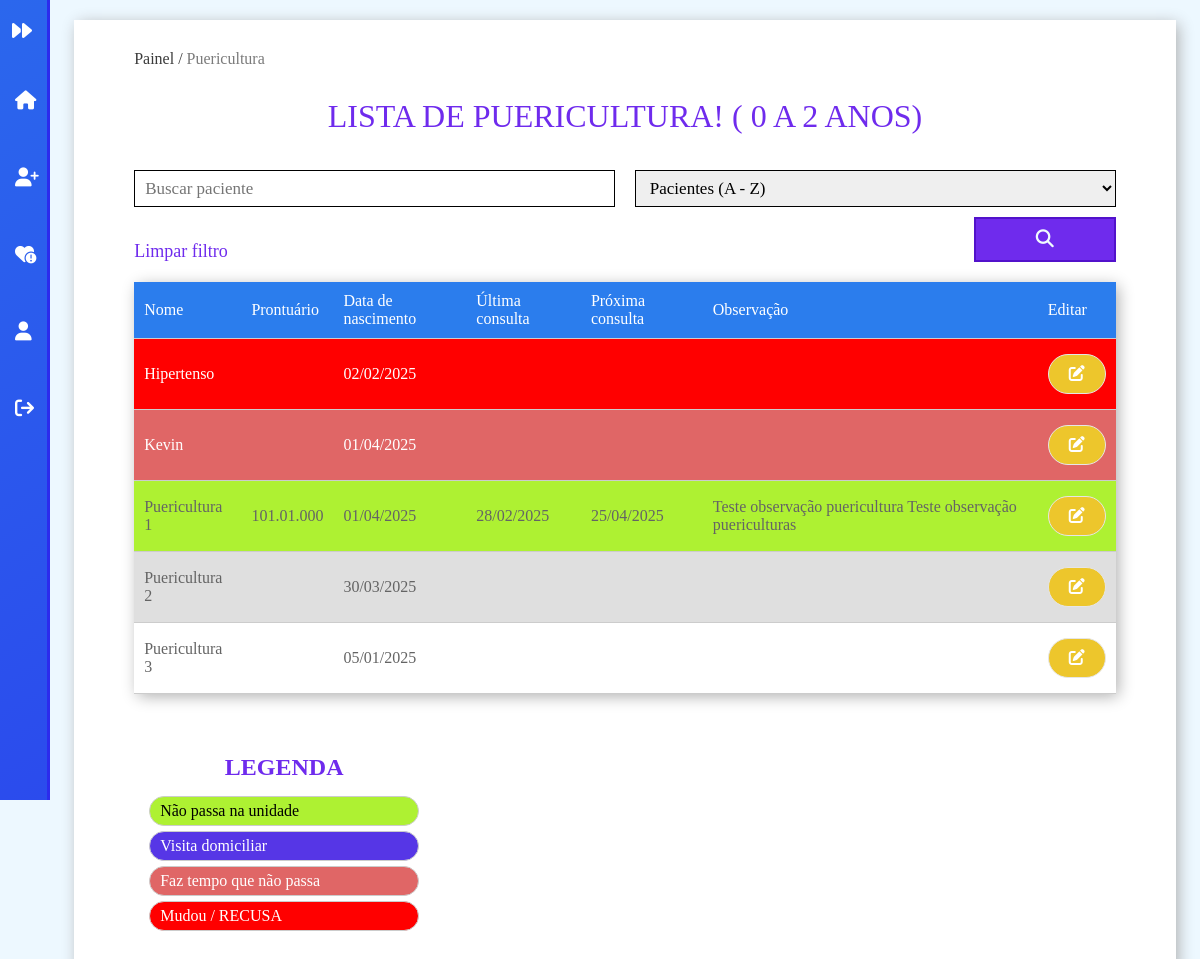
/puericultura (signed in), run on an earlier commit of the app's database.
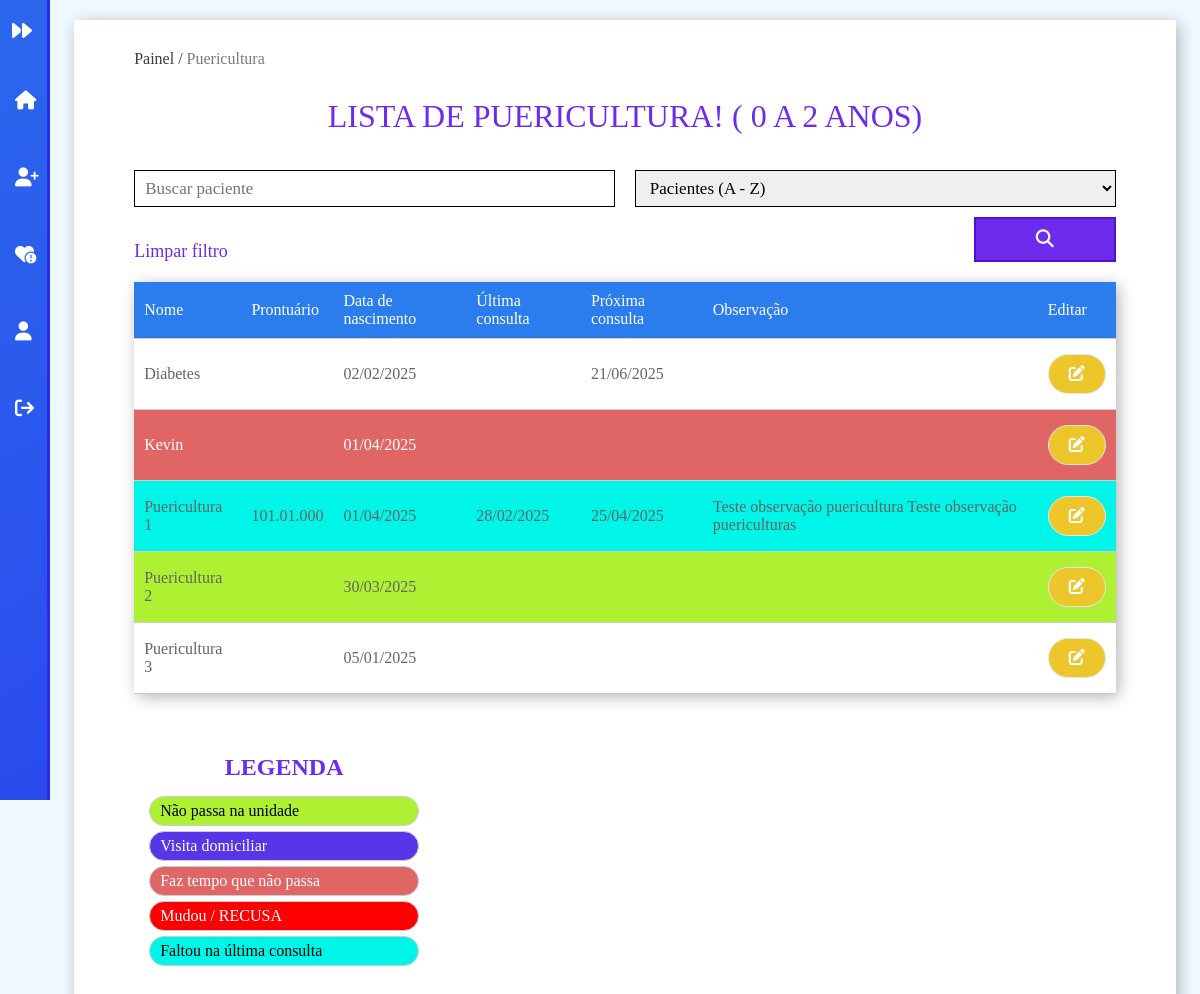
And on a later commit of the database.
### tables this page shows
CREATE TABLE `paciente` (
  `id` int(11) NOT NULL,
  `agente_id` int(11) DEFAULT NULL,
  `nome` varchar(255) NOT NULL,
  `prontuario` varchar(10) NOT NULL,
  `cpf` varchar(14) NOT NULL,
  `nascimento` date NOT NULL,
  `telefone` varchar(20) DEFAULT NULL,
  `sexo` varchar(9) NOT NULL,
  `comorbidade` text DEFAULT NULL,
  `legenda_id` int(11) DEFAULT NULL,
  `vacina_dengue` tinyint(1) DEFAULT 0,
  `vacina_febre_amarela` tinyint(1) DEFAULT 0,
  `insulina` tinyint(1) DEFAULT 0,
  `gestante` tinyint(1) DEFAULT 0,
  `conduta` varchar(255) DEFAULT NULL,
  `ppn` date DEFAULT NULL,
  `observacao` text DEFAULT NULL,
  `ativo` tinyint(1) DEFAULT 1
);

CREATE TABLE `consulta` (
  `id` int(11) NOT NULL,
  `paciente_id` int(11) DEFAULT NULL,
  `ult_consulta` date NOT NULL,
  `prox_consulta` date NOT NULL,
  `ativo` tinyint(1) DEFAULT 1
);

CREATE TABLE `legenda` (
  `id` int(11) NOT NULL,
  `descricao` varchar(255) NOT NULL,
  `ativo` tinyint(1) NOT NULL
);

### Classes/Views/MainView.php (called while the page is built, shortened)
<?php
	class MainView{
		public static function render($filename){
			include('pages/'.$filename.'.php');
		}
	}
?>

### Classes/Controllers/PuericulturaController.php (called while the page is built, shortened)
<?php
	class PuericulturaController{
		function index(){
			\Classes\Models\PainelModel::checkLogin('puericultura');
		}
	}
?>

### Classes/Application.php (called while the page is built, shortened)
<?php
	class Application{
		private $controller;
		private function setApp(){
			$url = explode('/',@$_GET['url']);
			if($url[0] == '')
				$carregarNome= 'Painel';
			else
				$carregarNome= ucfirst(strtolower($url[0]));
			$carregarNome.='Controller';
			if (file_exists('Classes/Controllers/'.$carregarNome.'.php')) {
				$this->controller = new $carregarClasse();
			}else{
				include('Views/pages/404.php');
				die();
			}
		}
		public function run(){
	        $this->controller->index();
	    }
	}
?>

### index.php (called while the page is built, shortened)
<?php
	$app = new \Classes\Application();
	$app->run();
?>

### Classes/MySql.php (called while the page is built, shortened)
<?php
	class MySql{
		private static $pdo;
		public static function conectar(){
			if(self::$pdo == null){
				try{
					self::$pdo = new \PDO('mysql:host='.HOST.';dbname='.DATABASE,USUARIO,SENHA,array(\PDO::MYSQL_ATTR_INIT_COMMAND => "SET NAMES utf8"));
					self::$pdo->setAttribute(\PDO::ATTR_ERRMODE,\PDO::ERRMODE_EXCEPTION);
				}catch(\PDOException $e){
					die('<h2>Erro ao conectar</h2><p>Tente novamente mais tarde.</p>');
				}
			}
			return self::$pdo;
		}
	}
?>

### Classes/Models/UtilsModel.php (called while the page is built, shortened)
<?php
    class UtilsModel{
		public static function selecionar($tabela,$campo = '1',$valor = '1'){
			$sql = \Classes\MySql::conectar()->prepare("SELECT * FROM `$tabela` WHERE `ativo`= '1' AND $campo = ?");
			$sql->execute(array($valor));
			return $sql->fetch();
		}
		public static function selecionarTudo($tabela,$campo = '1',$valor = '1',$coluna = 'id',$ordem = 'ASC'){
			$sql = \Classes\MySql::conectar()->prepare("SELECT * FROM `$tabela` WHERE `ativo` = '1' AND $campo = ? ORDER BY $coluna $ordem");
			$sql->execute(array($valor));
			return $sql->fetchAll();
		}
    }
?>

### Classes/Views/pages/puericultura.php (the view, shortened to what the changed rows need)
<?php
  include("header.php");
?>
<div id="painel">
  <main id="painel-content">
    <div class="container">
      <div class="content">
      <h1>Lista de puericultura! ( 0 a 2 anos)</h1>
          <?php
            $tabela = 'paciente';
            $ordem = 'nome';
            if (isset($_POST['acao'])) {
                $ordem = $_POST['ordem'];
                $busca = $_POST['busca'];
                $paciente = Classes\Models\UtilsModel::busca($tabela, 'nome', $busca, $ordem);
            } else {
                $paciente = Classes\Models\UtilsModel::selecionarTudo($tabela, '1', '1', $ordem);
            }
            $puericultura = array_filter($paciente, function($paciente) {
                $dataNascimento = new DateTime($paciente['nascimento']);
                $hoje = new DateTime();
                $idade = $hoje->diff($dataNascimento)->y;
                return $idade < 2;
            });
          ?>
      <?php
        if (empty($puericultura)) {
            echo '<h3>Nenhum paciente puericultura cadastrado</h3>';
        }else{
      ?>
      <div class="overflow">
          <table>
              <tr>
                  <th>Nome</th>
                  <th>Prontuário</th>
                  <th>Data de nascimento</th>
                  <th>Última consulta</th>
                  <th>Próxima consulta</th>
                  <th>Observação</th>
                  <th>Editar</th>
              </tr>
          <?php
              foreach ($puericultura as $key => $value) {
                  $consultas = \Classes\Models\UtilsModel::selecionar('consulta', 'paciente_id', $value['id']);
                  if(!empty($consultas)){
                      $ult_consulta = ($consultas['ult_consulta'] != '0000-00-00') ? date('d/m/Y', strtotime($consultas['ult_consulta'])) : '';
                      $prox_consulta = ($consultas['prox_consulta'] != '0000-00-00') ? date('d/m/Y', strtotime($consultas['prox_consulta'])) : '';
                  }else{
                      $ult_consulta = '';
                      $prox_consulta = '';
                  }
                  $legenda = \Classes\Models\UtilsModel::selecionar('paciente', 'id', $value['id'])['legenda_id'];
                  $obs = explode('||', $value['observacao'])[0];
          ?>
                <tr class="linha-<?php echo $legenda?>">
                  <td><?php echo ucfirst($value['nome']);?></td>
                  <td><?php echo $value['prontuario'];?></td>
                  <td><?php echo date('d/m/Y', strtotime($value['nascimento']));?></td>
                  <td><?php echo $ult_consulta;?></td>
                  <td><?php echo $prox_consulta;?></td>
                  <td><?php echo $obs;?></td>
                <td><a class="btn editar" href="<?php echo INCLUDE_PATH;?>editar_puericultura?id=<?php echo $value['id'];?>"><i class="fa-solid fa-pen-to-square"></i></a></td>
                </tr>
              <?php }?>
          </table>
        </div>
      <?php }?>
        <div class="legenda">
          <h2>Legenda</h2>
          <?php
            $legenda = \Classes\Models\UtilsModel::selecionarTudo('legenda');
            foreach ($legenda as $key => $value) {
          ?>
            <div class="legenda-item linha-<?php echo $value['id']?>">
              <span class="descricao"><?php echo $value['descricao'];?></span>
            </div>
          <?php }?>
        </div>
      </div>
    </div>
  </main>
</div>
<?php
    include("footer.php");
?>

What changed in the data, as far as the page shows it:
changed paciente: legenda_id 4 → 0 (drawn); nome "Hipertenso" → "Diabetes"; consulta.prox_consulta (not shown) → "21/06/2025"
changed paciente "Puericultura 1": legenda_id 1 → 5 (drawn)
changed paciente "Puericultura 2": legenda_id 0 → 1 (drawn)
added legenda: descricao "Faltou na última consulta"
